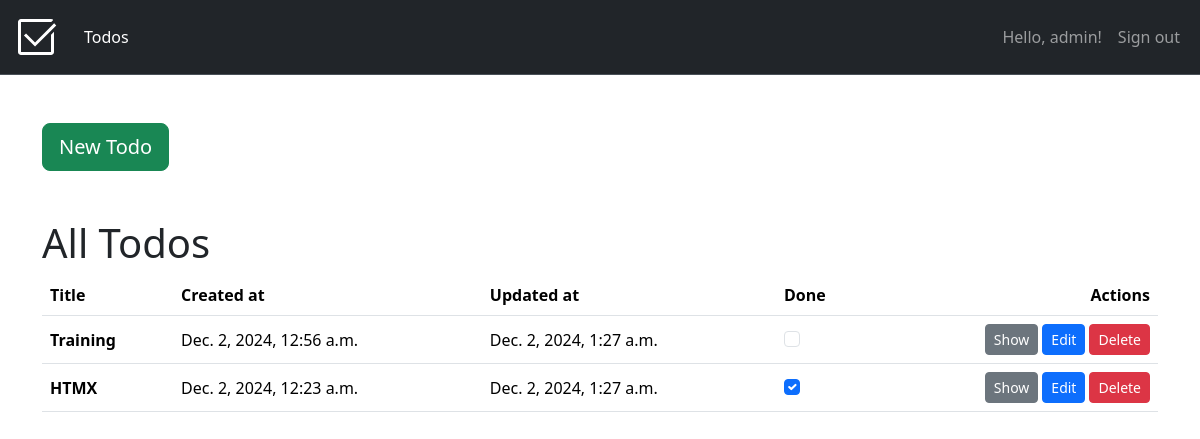
The app's page /todos/ (signed in), older data.
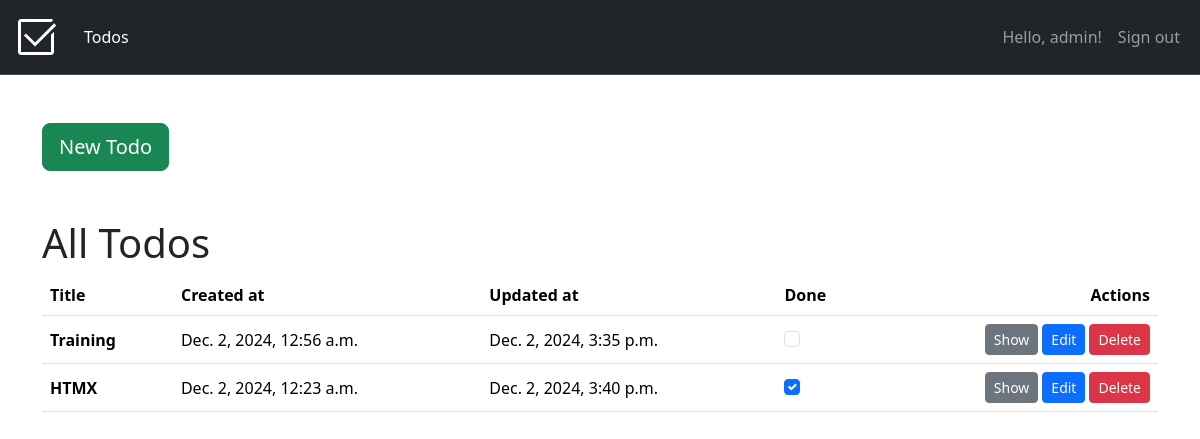
The same page, newer data.
### todos/models.py (models this page shows, shortened)
class Todo(models.Model):
    user = models.ForeignKey(User, on_delete=models.CASCADE)
    title = models.CharField(max_length=50)
    content = models.TextField()
    done = models.BooleanField(default=False)
    created_at = models.DateTimeField(auto_now_add=True)
    updated_at = models.DateTimeField(auto_now=True)
    class Meta:
        ordering = [
            "done",
            "-updated_at",
        ]
        verbose_name = "Todo"
        verbose_name_plural = "Todos"

### todos/views.py (the view)
# urls.py: path("", index, name="sevo-auth-index")
@login_required(login_url="sevo-auth-sign-in")
def index(request):
    todos = Todo.objects.all().filter(user=request.user)
    return render(request, "todos/index.html", {
        "title": _("All Todos"),
        "todos": todos
    })

### todos/templates/todos/index.html (shortened to what this page needs)
{% extends "base.html" %}
{% load i18n %}
{% block content %}
    <div class="mb-5">
        <a class="btn btn-success btn-lg" href="{% url 'todos-new' %}">{% trans "New Todo" %}</a>
    </div>
    <h1>{{ title }}</h1>
    {% include "./partials/_table.html" %}
{% endblock %}

### todos/templates/todos/partials/_table.html (shortened to what this page needs)
{% load i18n %}
<div id="todos-all">
    <div class="table-responsive">
        <table class="table">
            <thead>
              <tr>
                <th scope="col">{% trans "Title" %}</th>
                <th scope="col">{% trans "Created at" %}</th>
                <th scope="col">{% trans "Updated at" %}</th>
                <th scope="col">{% trans "Done" %}</th>
                <th scope="col"><div class="d-flex justify-content-end">{% trans "Actions" %}</div></th>
              </tr>
            </thead>
            <tbody>
                {% for todo in todos %}
                    <tr style="vertical-align: middle;">
                        <td><strong>{{ todo.title }}</strong></td>
                        <td>{{ todo.created_at }}</td>
                        <td>{{ todo.updated_at }}</td>
                        <td>
                            <div class="form-check">
                                <input
                                    hx-post="{% url 'todos-edit-done' id=todo.id %}"
                                    hx-target="#todos-all"
                                    hx-swap="outerHTML"
                                    {% comment %} hx-select="#todos-all" {% endcomment %}
                                    class="form-check-input" type="checkbox" name="done" {% if todo.done %}checked{% endif %}>
                            </div>
                        </td>
                        <td>
                          <div class="d-flex flex-nowrap gap-1 w-full justify-content-end">
                            <a class="btn btn-secondary btn-sm" href="{% url 'todos-detail' id=todo.id %}">{% trans "Show" %}</a>
                            <a class="btn btn-primary btn-sm" href="{% url 'todos-edit' id=todo.id %}">{% trans "Edit" %}</a>
                            <a
                                hx-post="{% url 'todos-delete-index' id=todo.id %}"
                                hx-target="#todos-all"
                                hx-swap="outerHTML"
                                hx-confirm="{% trans 'Do you really want to delete' %}: {{ todo.title|upper }}?"
                                class="btn btn-danger btn-sm" href="#">{% trans "Delete" %}</a>
                          </div>
                        </td>
                    </tr>
                {% endfor %}
            </tbody>
          </table>
    </div>
</div>

Row changes from the older to the newer data that the page shows:
changed Todo "Training": updated_at "Dec. 2, 2024, 1:27 a.m." → "Dec. 2, 2024, 3:35 p.m."
changed Todo "HTMX": updated_at "Dec. 2, 2024, 1:27 a.m." → "Dec. 2, 2024, 3:40 p.m."
